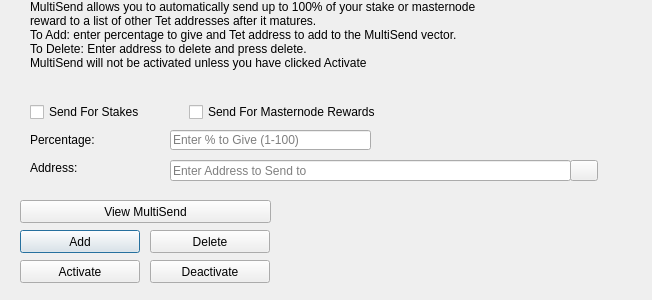
<?xml version="1.0" encoding="UTF-8"?>
<ui version="4.0">
 <class>MultiSendDialog</class>
 <widget class="QDialog" name="MultiSendDialog">
  <property name="windowModality">
   <enum>Qt::NonModal</enum>
  </property>
  <property name="geometry">
   <rect>
    <x>0</x>
    <y>0</y>
    <width>652</width>
    <height>300</height>
   </rect>
  </property>
  <property name="windowTitle">
   <string>MultiSend</string>
  </property>
  <widget class="QLineEdit" name="multiSendPercentEdit">
   <property name="geometry">
    <rect>
     <x>170</x>
     <y>130</y>
     <width>201</width>
     <height>20</height>
    </rect>
   </property>
   <property name="toolTip">
    <string>Enter whole numbers 1 - 100</string>
   </property>
   <property name="placeholderText">
    <string>Enter % to Give (1-100)</string>
   </property>
  </widget>
  <widget class="QLineEdit" name="multiSendAddressEdit">
   <property name="geometry">
    <rect>
     <x>170</x>
     <y>160</y>
     <width>401</width>
     <height>21</height>
    </rect>
   </property>
   <property name="toolTip">
    <string/>
   </property>
   <property name="placeholderText">
    <string>Enter Address to Send to</string>
   </property>
  </widget>
  <widget class="QLabel" name="label_2">
   <property name="geometry">
    <rect>
     <x>30</x>
     <y>0</y>
     <width>451</width>
     <height>121</height>
    </rect>
   </property>
   <property name="lineWidth">
    <number>1</number>
   </property>
   <property name="text">
    <string>MultiSend allows you to automatically send up to 100% of your stake or masternode reward to a list of other Tet addresses after it matures.
To Add: enter percentage to give and Tet address to add to the MultiSend vector.
To Delete: Enter address to delete and press delete.
MultiSend will not be activated unless you have clicked Activate</string>
   </property>
   <property name="alignment">
    <set>Qt::AlignLeading|Qt::AlignLeft|Qt::AlignTop</set>
   </property>
   <property name="wordWrap">
    <bool>true</bool>
   </property>
  </widget>
  <widget class="QLabel" name="message">
   <property name="geometry">
    <rect>
     <x>290</x>
     <y>200</y>
     <width>351</width>
     <height>91</height>
    </rect>
   </property>
   <property name="text">
    <string/>
   </property>
  </widget>
  <widget class="QPushButton" name="addButton">
   <property name="geometry">
    <rect>
     <x>20</x>
     <y>230</y>
     <width>120</width>
     <height>23</height>
    </rect>
   </property>
   <property name="toolTip">
    <string/>
   </property>
   <property name="statusTip">
    <string>Add to MultiSend Vector</string>
   </property>
   <property name="text">
    <string>Add</string>
   </property>
  </widget>
  <widget class="QPushButton" name="disableButton">
   <property name="geometry">
    <rect>
     <x>150</x>
     <y>260</y>
     <width>120</width>
     <height>23</height>
    </rect>
   </property>
   <property name="statusTip">
    <string>Deactivate MultiSend</string>
   </property>
   <property name="text">
    <string>Deactivate</string>
   </property>
  </widget>
  <widget class="QPushButton" name="addressBookButton">
   <property name="geometry">
    <rect>
     <x>570</x>
     <y>160</y>
     <width>28</width>
     <height>21</height>
    </rect>
   </property>
   <property name="toolTip">
    <string>Choose an address from the address book</string>
   </property>
   <property name="text">
    <string/>
   </property>
   <property name="icon">
    <iconset resource="../tet.qrc">
     <normaloff>:/icons/address-book</normaloff>:/icons/address-book</iconset>
   </property>
   <property name="shortcut">
    <string>Alt+A</string>
   </property>
   <property name="autoDefault">
    <bool>false</bool>
   </property>
  </widget>
  <widget class="QLabel" name="label">
   <property name="geometry">
    <rect>
     <x>30</x>
     <y>130</y>
     <width>121</width>
     <height>20</height>
    </rect>
   </property>
   <property name="toolTip">
    <string>Percentage of stake to send</string>
   </property>
   <property name="text">
    <string>Percentage:</string>
   </property>
  </widget>
  <widget class="QLabel" name="label_5">
   <property name="geometry">
    <rect>
     <x>30</x>
     <y>160</y>
     <width>111</width>
     <height>16</height>
    </rect>
   </property>
   <property name="toolTip">
    <string>Address to send portion of stake to</string>
   </property>
   <property name="text">
    <string>Address:</string>
   </property>
  </widget>
  <widget class="QPushButton" name="deleteButton">
   <property name="geometry">
    <rect>
     <x>150</x>
     <y>230</y>
     <width>120</width>
     <height>23</height>
    </rect>
   </property>
   <property name="toolTip">
    <string/>
   </property>
   <property name="statusTip">
    <string>Delete Address From MultiSend Vector</string>
   </property>
   <property name="text">
    <string>Delete</string>
   </property>
  </widget>
  <widget class="QPushButton" name="activateButton">
   <property name="geometry">
    <rect>
     <x>20</x>
     <y>260</y>
     <width>120</width>
     <height>23</height>
    </rect>
   </property>
   <property name="statusTip">
    <string>Activate MultiSend</string>
   </property>
   <property name="text">
    <string>Activate</string>
   </property>
  </widget>
  <widget class="QPushButton" name="viewButton">
   <property name="geometry">
    <rect>
     <x>20</x>
     <y>200</y>
     <width>251</width>
     <height>23</height>
    </rect>
   </property>
   <property name="toolTip">
    <string/>
   </property>
   <property name="statusTip">
    <string>View MultiSend Vector</string>
   </property>
   <property name="text">
    <string>View MultiSend</string>
   </property>
  </widget>
  <widget class="QWidget" name="horizontalLayoutWidget">
   <property name="geometry">
    <rect>
     <x>30</x>
     <y>100</y>
     <width>351</width>
     <height>24</height>
    </rect>
   </property>
   <layout class="QHBoxLayout" name="horizontalLayout">
    <item>
     <widget class="QCheckBox" name="multiSendStakeCheckBox">
      <property name="text">
       <string>Send For Stakes</string>
      </property>
     </widget>
    </item>
    <item>
     <widget class="QCheckBox" name="multiSendMasternodeCheckBox">
      <property name="text">
       <string>Send For Masternode Rewards</string>
      </property>
     </widget>
    </item>
   </layout>
  </widget>
 </widget>
 <resources>
  <include location="../tet.qrc"/>
 </resources>
 <connections/>
</ui>
